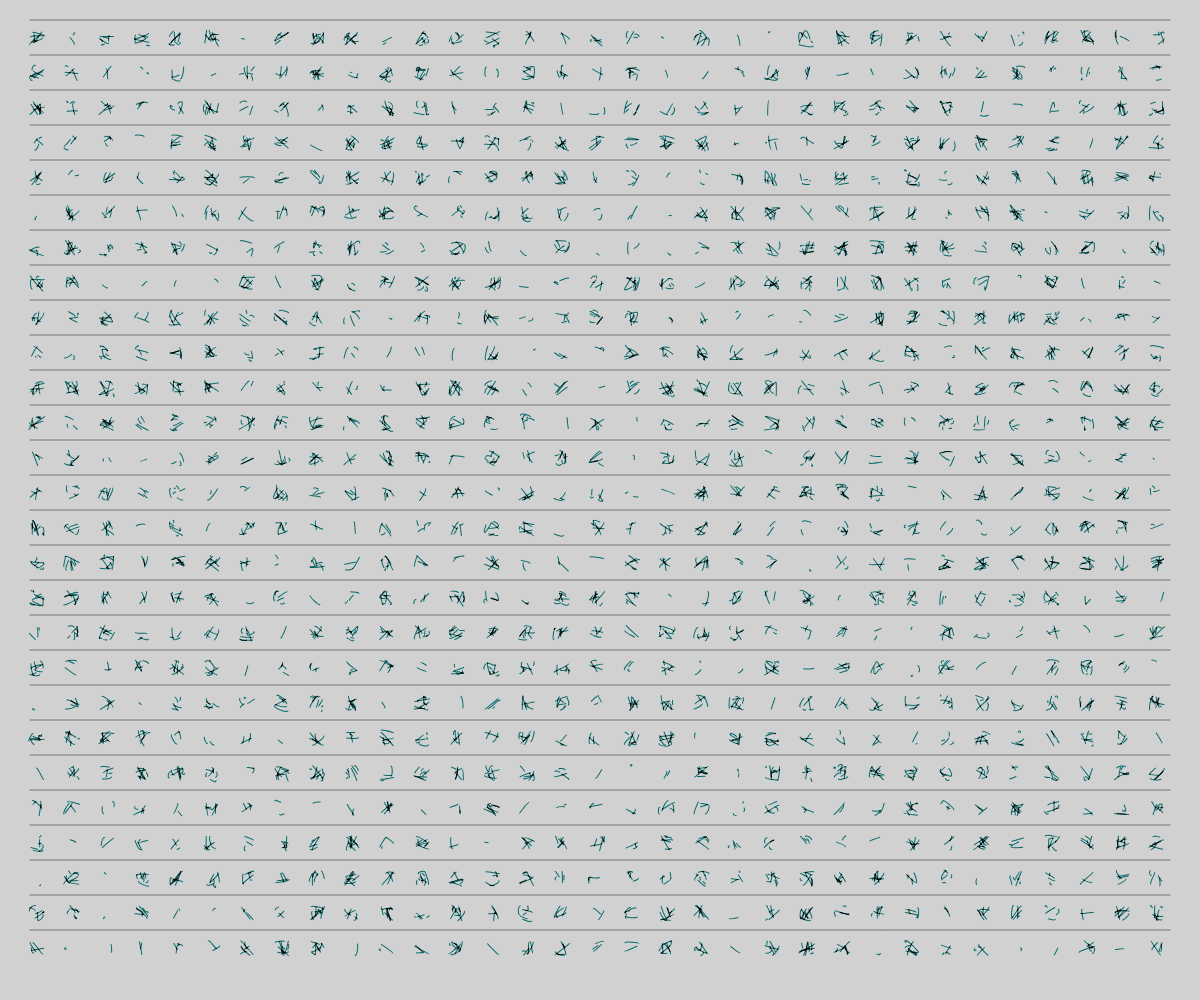
Frame 1 (no input)
Frame 60 (no input): identical to frame 1, image omitted
Frame 120 (the mouse pressed at the canvas centre since frame 60): identical to frame 1, image omitted

The p5.js sketch that drew this single still picture (run headless with seeded random() and noise() and a simulated clock; from frame 60 on, the mouse is pressed at the canvas centre):

// p5.js sketch
// ── sketch.js
function preload() {
  // put preload code here
}

function setup() {
  createCanvas(windowWidth, windowHeight);
  // put setup code here
  background("#d1d1d1");
  stroke("#1b1b19");

  //padding around the glyphs
  let outerpadding = 30;

  angleMode(DEGREES);
  strokeWeight(1);
  blendMode(BURN);
  noFill();

  //calculate the space without padding
  let totalWidth = width - outerpadding * 2;
  let totalHeight = height - outerpadding * 2;

  // size of each glyph
  let side = 15;
  //space between glyphs
  let padding = 20;

  // calcualate the size occupied by each glpy in the grid,
  // based on the two previous variables
  let glyphSize = side + padding;

  //calcualte columns and rows
  let totalRows = totalHeight / glyphSize;
  let totalCols = totalWidth / glyphSize;

  // creatw two for cicles to draw all the glyphs

  for (let row = 0; row < totalRows; row++) {
    for (let col = 0; col < totalCols; col++) {
      //calculate y position
      let y = outerpadding + row * glyphSize;
      //calculate x position
      let x = outerpadding + col * (side + padding);

      stroke("darkslategray");
      // push coordinate system before allpying transofrmations
      push();
      // translate to computed x and y
      translate(x, y);
      // apply rotation (for aesthetic purposes)
      rotate(5);
      //call the function
      drawWorms(side, 3, 9);
      // pop the position. It's important since it will allows you to
      // apply a different transformation for next one
      pop();
    }
  }

  // cycle to draw lines between lines of glyphs.
  // not needed, but i like them.
  for (let row = 0; row < totalRows; row++) {
    //calculate y position
    let y = outerpadding + row * glyphSize;
    //set stroke color
    stroke("#555");
    //draw line
    line(outerpadding, y - padding / 2, width - outerpadding, y - padding / 2);
  }
}

function draw() {
  // put drawing code here
}

function drawWorms(size = 10, maxPoints = 10, maxAmount = 3) {
  let points = maxPoints;
  let amount = random(0, maxAmount);
  for (j = 0; j < amount; j++) {
    beginShape();

    for (i = 0; i <= points; i++) {
      curveVertex(random(0, size), random(0, size));
    }
    endShape();
  }
}
